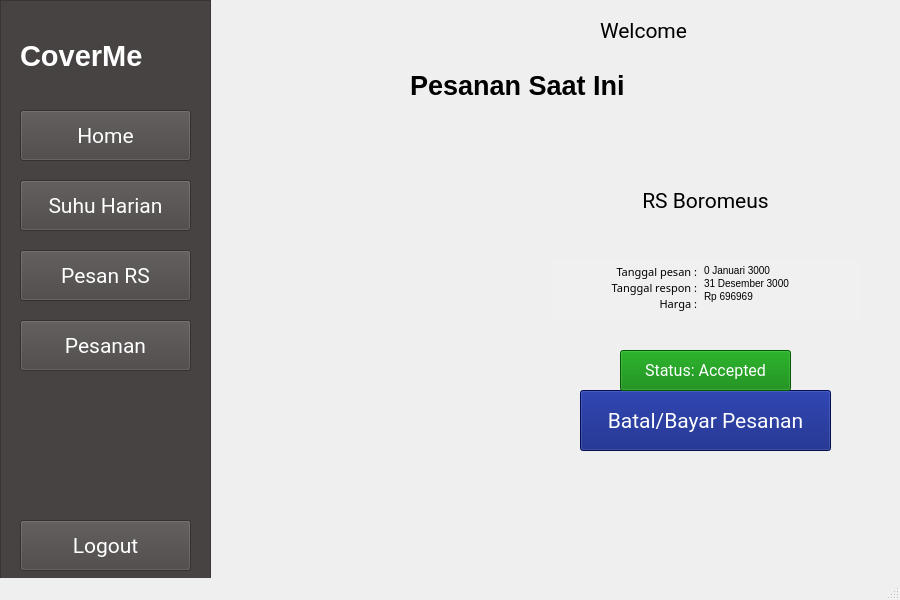
<?xml version="1.0" encoding="UTF-8"?>
<ui version="4.0">
 <class>MainWindow</class>
 <widget class="QMainWindow" name="MainWindow">
  <property name="geometry">
   <rect>
    <x>0</x>
    <y>0</y>
    <width>900</width>
    <height>600</height>
   </rect>
  </property>
  <property name="windowTitle">
   <string>MainWindow</string>
  </property>
  <property name="styleSheet">
   <string notr="true"/>
  </property>
  <widget class="QWidget" name="centralwidget">
   <widget class="QFrame" name="Sidebar">
    <property name="geometry">
     <rect>
      <x>0</x>
      <y>0</y>
      <width>211</width>
      <height>591</height>
     </rect>
    </property>
    <property name="styleSheet">
     <string notr="true">QFrame{
	background-color: rgb(72, 67, 67);
}</string>
    </property>
    <property name="frameShape">
     <enum>QFrame::StyledPanel</enum>
    </property>
    <property name="frameShadow">
     <enum>QFrame::Raised</enum>
    </property>
    <widget class="QPushButton" name="SuhuHarian">
     <property name="geometry">
      <rect>
       <x>20</x>
       <y>180</y>
       <width>171</width>
       <height>51</height>
      </rect>
     </property>
     <property name="font">
      <font>
       <family>Roboto</family>
       <pointsize>16</pointsize>
      </font>
     </property>
     <property name="styleSheet">
      <string notr="true">QPushButton{
	background-color: rgb(72, 67, 67);
	color: rgb(255, 255, 255);
}</string>
     </property>
     <property name="text">
      <string>Suhu Harian</string>
     </property>
    </widget>
    <widget class="QLabel" name="label">
     <property name="geometry">
      <rect>
       <x>20</x>
       <y>20</y>
       <width>171</width>
       <height>71</height>
      </rect>
     </property>
     <property name="font">
      <font>
       <pointsize>22</pointsize>
       <weight>75</weight>
       <bold>true</bold>
      </font>
     </property>
     <property name="styleSheet">
      <string notr="true">QLabel{
	color: rgb(255, 255, 255);
}</string>
     </property>
     <property name="text">
      <string>CoverMe</string>
     </property>
    </widget>
    <widget class="QPushButton" name="PesanRS">
     <property name="geometry">
      <rect>
       <x>20</x>
       <y>250</y>
       <width>171</width>
       <height>51</height>
      </rect>
     </property>
     <property name="font">
      <font>
       <family>Roboto</family>
       <pointsize>16</pointsize>
      </font>
     </property>
     <property name="styleSheet">
      <string notr="true">QPushButton{
	background-color: rgb(72, 67, 67);
	color: rgb(255, 255, 255);
}</string>
     </property>
     <property name="text">
      <string>Pesan RS</string>
     </property>
    </widget>
    <widget class="QPushButton" name="Pesanan">
     <property name="geometry">
      <rect>
       <x>20</x>
       <y>320</y>
       <width>171</width>
       <height>51</height>
      </rect>
     </property>
     <property name="font">
      <font>
       <family>Roboto</family>
       <pointsize>16</pointsize>
      </font>
     </property>
     <property name="styleSheet">
      <string notr="true">QPushButton{
	background-color: rgb(72, 67, 67);
	color: rgb(255, 255, 255);
}</string>
     </property>
     <property name="text">
      <string>Pesanan</string>
     </property>
    </widget>
    <widget class="QPushButton" name="Home">
     <property name="geometry">
      <rect>
       <x>20</x>
       <y>110</y>
       <width>171</width>
       <height>51</height>
      </rect>
     </property>
     <property name="font">
      <font>
       <family>Roboto</family>
       <pointsize>16</pointsize>
      </font>
     </property>
     <property name="styleSheet">
      <string notr="true">QPushButton{
	background-color: rgb(72, 67, 67);
	color: rgb(255, 255, 255);
}</string>
     </property>
     <property name="text">
      <string>Home</string>
     </property>
    </widget>
    <widget class="QPushButton" name="Logout">
     <property name="geometry">
      <rect>
       <x>20</x>
       <y>520</y>
       <width>171</width>
       <height>51</height>
      </rect>
     </property>
     <property name="font">
      <font>
       <family>Roboto</family>
       <pointsize>16</pointsize>
      </font>
     </property>
     <property name="styleSheet">
      <string notr="true">QPushButton{
	background-color: rgb(72, 67, 67);
	color: rgb(255, 255, 255);
}</string>
     </property>
     <property name="text">
      <string>Logout</string>
     </property>
    </widget>
   </widget>
   <widget class="QLabel" name="header_tambah_2">
    <property name="geometry">
     <rect>
      <x>410</x>
      <y>70</y>
      <width>291</width>
      <height>31</height>
     </rect>
    </property>
    <property name="font">
     <font>
      <pointsize>20</pointsize>
      <weight>75</weight>
      <bold>true</bold>
     </font>
    </property>
    <property name="styleSheet">
     <string notr="true">QLabel{
	color: rgb(0, 0, 0);
}</string>
    </property>
    <property name="text">
     <string>Pesanan Saat Ini</string>
    </property>
   </widget>
   <widget class="QLabel" name="Nama_Admin_2">
    <property name="geometry">
     <rect>
      <x>600</x>
      <y>0</y>
      <width>291</width>
      <height>61</height>
     </rect>
    </property>
    <property name="font">
     <font>
      <family>Roboto</family>
      <pointsize>16</pointsize>
     </font>
    </property>
    <property name="text">
     <string>Welcome  &lt;KlienName&gt;</string>
    </property>
   </widget>
   <widget class="QLabel" name="label_3">
    <property name="geometry">
     <rect>
      <x>210</x>
      <y>170</y>
      <width>301</width>
      <height>281</height>
     </rect>
    </property>
    <property name="text">
     <string/>
    </property>
    <property name="pixmap">
     <pixmap>../img/natsuho.jpg</pixmap>
    </property>
    <property name="scaledContents">
     <bool>true</bool>
    </property>
   </widget>
   <widget class="QLabel" name="Nama_Admin_3">
    <property name="geometry">
     <rect>
      <x>580</x>
      <y>170</y>
      <width>251</width>
      <height>61</height>
     </rect>
    </property>
    <property name="font">
     <font>
      <family>Roboto</family>
      <pointsize>16</pointsize>
     </font>
    </property>
    <property name="text">
     <string>RS Boromeus</string>
    </property>
    <property name="alignment">
     <set>Qt::AlignCenter</set>
    </property>
   </widget>
   <widget class="QTextEdit" name="textEdit">
    <property name="geometry">
     <rect>
      <x>550</x>
      <y>260</y>
      <width>151</width>
      <height>61</height>
     </rect>
    </property>
    <property name="font">
     <font>
      <family>Roboto Mono</family>
      <pointsize>10</pointsize>
     </font>
    </property>
    <property name="styleSheet">
     <string notr="true">border: black solid 0px;
background-color: rgb(240, 240, 240);</string>
    </property>
    <property name="html">
     <string>&lt;!DOCTYPE HTML PUBLIC &quot;-//W3C//DTD HTML 4.0//EN&quot; &quot;http://www.w3.org/TR/REC-html40/strict.dtd&quot;&gt;
&lt;html&gt;&lt;head&gt;&lt;meta name=&quot;qrichtext&quot; content=&quot;1&quot; /&gt;&lt;style type=&quot;text/css&quot;&gt;
p, li { white-space: pre-wrap; }
&lt;/style&gt;&lt;/head&gt;&lt;body style=&quot; font-family:'Roboto Mono'; font-size:10pt; font-weight:400; font-style:normal;&quot;&gt;
&lt;p align=&quot;right&quot; style=&quot; margin-top:0px; margin-bottom:0px; margin-left:0px; margin-right:0px; -qt-block-indent:0; text-indent:0px;&quot;&gt;&lt;span style=&quot; font-family:'MS Shell Dlg 2'; font-size:8pt;&quot;&gt;Tanggal pesan :&lt;/span&gt;&lt;/p&gt;
&lt;p align=&quot;right&quot; style=&quot; margin-top:0px; margin-bottom:0px; margin-left:0px; margin-right:0px; -qt-block-indent:0; text-indent:0px;&quot;&gt;&lt;span style=&quot; font-family:'MS Shell Dlg 2'; font-size:8pt;&quot;&gt;Tanggal respon :&lt;/span&gt;&lt;/p&gt;
&lt;p align=&quot;right&quot; style=&quot; margin-top:0px; margin-bottom:0px; margin-left:0px; margin-right:0px; -qt-block-indent:0; text-indent:0px;&quot;&gt;&lt;span style=&quot; font-family:'MS Shell Dlg 2'; font-size:8pt;&quot;&gt;Harga :&lt;/span&gt;&lt;/p&gt;&lt;/body&gt;&lt;/html&gt;</string>
    </property>
   </widget>
   <widget class="QTextEdit" name="textEdit_2">
    <property name="geometry">
     <rect>
      <x>700</x>
      <y>260</y>
      <width>161</width>
      <height>61</height>
     </rect>
    </property>
    <property name="font">
     <font>
      <pointsize>10</pointsize>
     </font>
    </property>
    <property name="styleSheet">
     <string notr="true">border: black solid 0px;
background-color: rgb(240, 240, 240);</string>
    </property>
    <property name="html">
     <string>&lt;!DOCTYPE HTML PUBLIC &quot;-//W3C//DTD HTML 4.0//EN&quot; &quot;http://www.w3.org/TR/REC-html40/strict.dtd&quot;&gt;
&lt;html&gt;&lt;head&gt;&lt;meta name=&quot;qrichtext&quot; content=&quot;1&quot; /&gt;&lt;style type=&quot;text/css&quot;&gt;
p, li { white-space: pre-wrap; }
&lt;/style&gt;&lt;/head&gt;&lt;body style=&quot; font-family:'MS Shell Dlg 2'; font-size:10pt; font-weight:400; font-style:normal;&quot;&gt;
&lt;p style=&quot; margin-top:0px; margin-bottom:0px; margin-left:0px; margin-right:0px; -qt-block-indent:0; text-indent:0px;&quot;&gt;&lt;span style=&quot; font-size:7.8pt;&quot;&gt;0 Januari 3000&lt;/span&gt;&lt;/p&gt;
&lt;p style=&quot; margin-top:0px; margin-bottom:0px; margin-left:0px; margin-right:0px; -qt-block-indent:0; text-indent:0px;&quot;&gt;&lt;span style=&quot; font-size:7.8pt;&quot;&gt;31 Desember 3000&lt;/span&gt;&lt;/p&gt;
&lt;p style=&quot; margin-top:0px; margin-bottom:0px; margin-left:0px; margin-right:0px; -qt-block-indent:0; text-indent:0px;&quot;&gt;&lt;span style=&quot; font-size:7.8pt;&quot;&gt;Rp 696969&lt;/span&gt;&lt;/p&gt;&lt;/body&gt;&lt;/html&gt;</string>
    </property>
   </widget>
   <widget class="QPushButton" name="Logout_2">
    <property name="geometry">
     <rect>
      <x>580</x>
      <y>390</y>
      <width>251</width>
      <height>61</height>
     </rect>
    </property>
    <property name="font">
     <font>
      <family>Roboto</family>
      <pointsize>16</pointsize>
     </font>
    </property>
    <property name="styleSheet">
     <string notr="true">QPushButton{
	background-color: rgb(3, 21, 121);
	color: rgb(255, 255, 255);
}</string>
    </property>
    <property name="text">
     <string>Batal/Bayar Pesanan</string>
    </property>
   </widget>
   <widget class="QPushButton" name="Logout_3">
    <property name="geometry">
     <rect>
      <x>620</x>
      <y>350</y>
      <width>171</width>
      <height>41</height>
     </rect>
    </property>
    <property name="font">
     <font>
      <family>Roboto</family>
      <pointsize>12</pointsize>
     </font>
    </property>
    <property name="styleSheet">
     <string notr="true">QPushButton{
	background-color: green;
	color: rgb(255, 255, 255);
}</string>
    </property>
    <property name="text">
     <string>Status: Accepted</string>
    </property>
   </widget>
  </widget>
  <widget class="QStatusBar" name="statusbar"/>
 </widget>
 <resources/>
 <connections/>
</ui>
